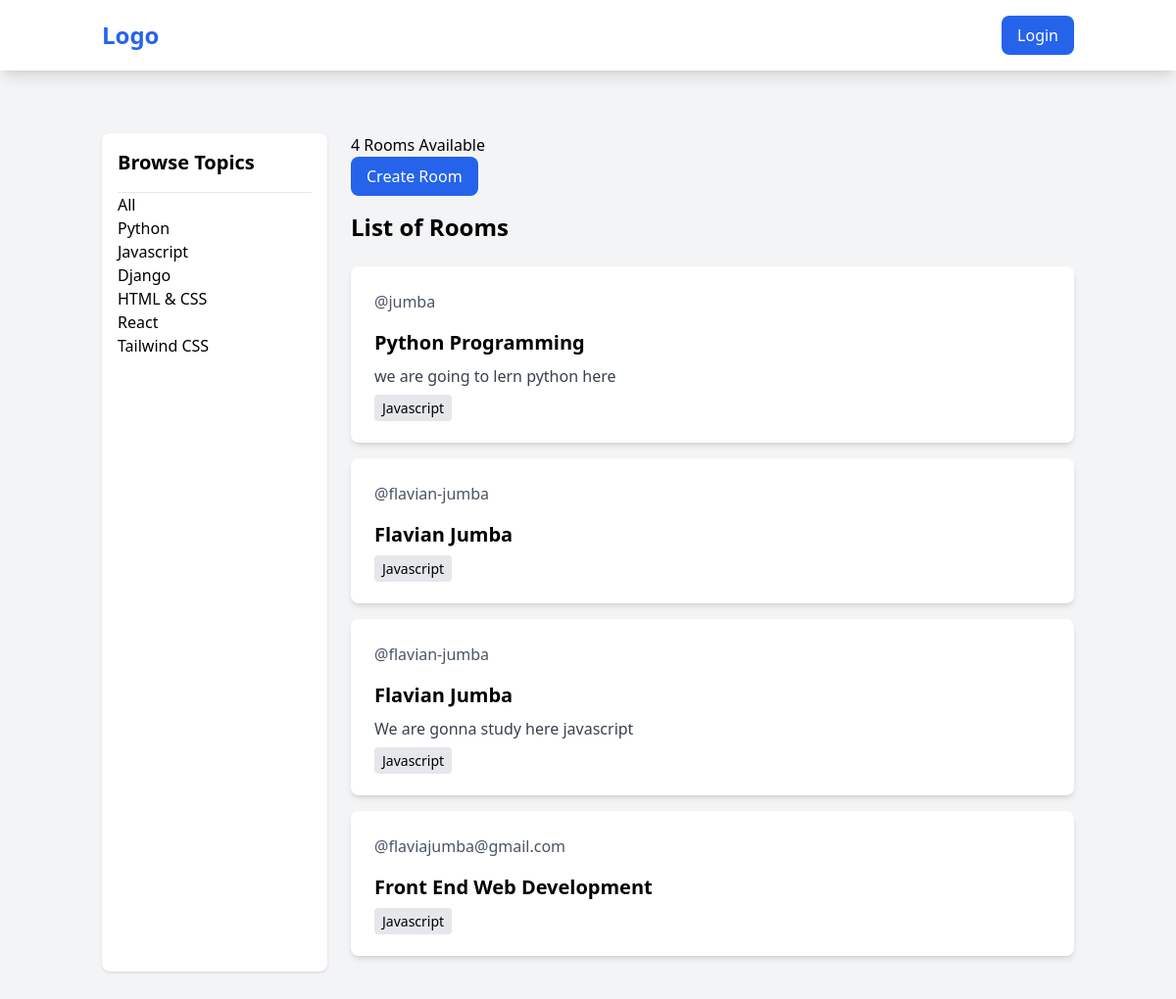
/?q=Javascript, run on the app's committed database.
### baseapp/models.py (models this page shows, shortened)
class Topic(models.Model):
     name = models.CharField(max_length=200)

class Room(models.Model):
     host =models.ForeignKey(User, on_delete=models.SET_NULL,null=True)
     topic = models.ForeignKey(Topic, on_delete=models.SET_NULL,null=True)
     name = models.CharField(max_length=200)
     description = models.TextField(null=True,blank=True)
     participants = models.ManyToManyField(User, related_name='participants', blank=True)
     updated = models.DateTimeField(auto_now = True)
     created = models.DateTimeField(auto_now_add=True)

### baseapp/views.py (the view)
# urls.py: path('', views.home, name='home'),
def home(request):
    q = request.GET.get('q') if request.GET.get('q') != None else ''
    roomsdata = Room.objects.filter(
        Q(topic__name__icontains=q) |
        Q(name__icontains=q) |
        Q(description__icontains=q)
    )
    topics = Topic.objects.all()
    room_count = roomsdata.count()
    context = {'rooms': roomsdata, 'topics': topics, 'room_count': room_count}
    return render(request, 'baseapp/home.html', context)

### baseapp/templates/baseapp/home.html (shortened to what this page needs)
{% extends 'main.html' %}
{% block content %}
<div class="container mx-auto px-4 py-8">
    <div class="grid grid-cols-1 md:grid-cols-4 gap-6">
        <div class="bg-white p-4 rounded-lg shadow">
            <h3 class="text-xl font-semibold mb-4">Browse Topics</h3>
            <hr>
            <a href="{% url 'home' %}">All</a> <br>
            {% for topic in topics %}
                <a href="{% url 'home' %}?q={{ topic.name }}">{{ topic.name }}</a> <br>
            {% endfor %}
        </div>
        <div class="md:col-span-3">
          <h5>{{ rooms.count }} Rooms Available</h5>
            <a href="{% url 'create-room' %}" class="inline-block mb-4 px-4 py-2 bg-blue-600 text-white rounded-lg hover:bg-blue-700">Create Room</a>
            <h1 class="text-2xl font-bold mb-6">List of Rooms</h1>
            {% for room in rooms %}
                <div class="bg-white p-6 rounded-lg shadow-md mb-4">
                    <div class="flex justify-between items-center mb-4">
                        <span class="text-gray-600">@{{room.host.username}}</span>
                    </div>
                    <h3 class="text-xl font-semibold mb-2">
                        <a href="{% url 'room' room.id %}" class="hover:text-blue-600">{{ room.name }}</a>
                    </h3>
                    <p class="text-gray-700 mb-2">{{ room.description }}</p>
                    <small class="bg-gray-200 px-2 py-1 rounded text-sm">{{room.topic.name}}</small>
                </div>
            {% endfor %}
        </div>
    </div>
</div>
{% endblock %}

### data on the page
Topic: name "Python"
Topic: name "Javascript"
Topic: name "Django"
Topic: name "HTML & CSS"
Topic: name "React"
Topic: name "Tailwind CSS"
Room: host.username "jumba", name "Python Programming", description "we are going to lern python here", topic.name "Javascript"
Room: host.username "flavian-jumba", name "Flavian Jumba", topic.name "Javascript"
Room: host.username "flavian-jumba", name "Flavian Jumba", description "We are gonna study here javascript", topic.name "Javascript"
Room: host.username "flaviajumba@gmail.com", name "Front End Web Development", topic.name "Javascript"

### other printed values
{{ rooms.count }} "4"
